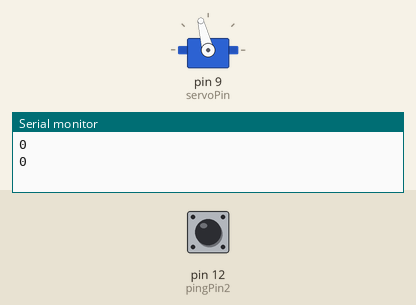
This sketch was run on a simulated Arduino Uno, built with avr-gcc and run on an emulated ATmega328P. On the bench: servo, the last lines printed to the serial monitor. Inputs (shaded band) come from the test bench; at power-on: pin 12 (pingPin2) LOW.

Above: at 2.2 s.
2.3 s: pin 12 (pingPin2) pulsed HIGH 2 times (0.12 s each, 0.3 s apart)
At 2.57 s:
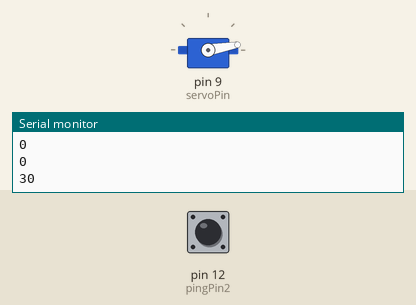
At 4.5 s:
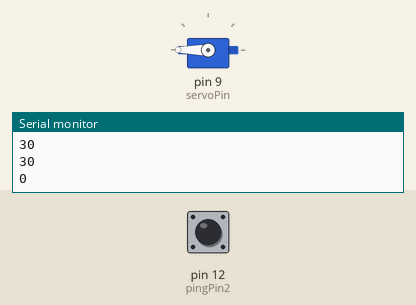
Timing chart, 0 to 6.2 s (numbered marks = the images above; inputs shaded):
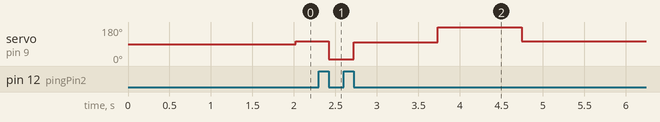

Measured:
- after the input at 2.3 s, servo on pin 9 (servoPin): 104° → 10° after 0.12 s, → 98° 0.30 s later, → 180° 1.0 s later, → 104° 1.0 s later

The sketch:

BallBeamArduinoCode.ino
```cpp
// note: for my beam to be horizontal, Servo Motor angle should be 102 degrees.


#include<Servo.h>
#include<PID_v1.h>

const int servoPin = 9; //Servo Pin

float Kp = 0.2; //Initial Proportional Gain
float Ki = 0; //Initial Integral Gain
float Kd = 0.5; //Intitial Derivative Gain
double Setpoint, Input, Output, ServoOutput;


PID myPID(&Input, &Output, &Setpoint, Kp, Ki, Kd, DIRECT); //Initialize PID object, which is in the class PID.


Servo myServo; //Initialize Servo.


void setup()
{

Serial.begin(9600); //Begin Serial
myServo.attach(servoPin); //Attach Servo

Input = readPosition(); //Calls function readPosition() and sets the balls
// position as the input to the PID algorithm


myPID.SetMode(AUTOMATIC); //Set PID object myPID to AUTOMATIC
myPID.SetOutputLimits(-90,90); //Set Output limits to -80 and 80 degrees.
}

void loop()
{

Setpoint = 20;
Input = readPosition();

myPID.Compute(); //computes Output in range of -80 to 80 degrees

ServoOutput=100+Output; // 102 degrees is my horizontal
myServo.write(ServoOutput); //Writes value of Output to servo


}


float readPosition() {
delay(10); //Don't set too low or echos will run into eachother.


const int pingPin = 11; //Trig Pin Arduino 7
const int pingPin2 = 12; //Echo Pin Arduino 6


long duration, cm;
unsigned long now = millis();
pinMode(pingPin, OUTPUT);
digitalWrite(pingPin, LOW);
delayMicroseconds(2);
digitalWrite(pingPin, HIGH);
delayMicroseconds(5);
digitalWrite(pingPin, LOW);


pinMode(pingPin, INPUT);
duration = pulseIn(pingPin2, HIGH);

cm = duration/(29*2);


if(cm > 35) // 30 cm is the maximum position for the ball // make 35
{cm=30;} // make 30


Serial.println(cm);

return cm; //Returns distance value.
}
```
